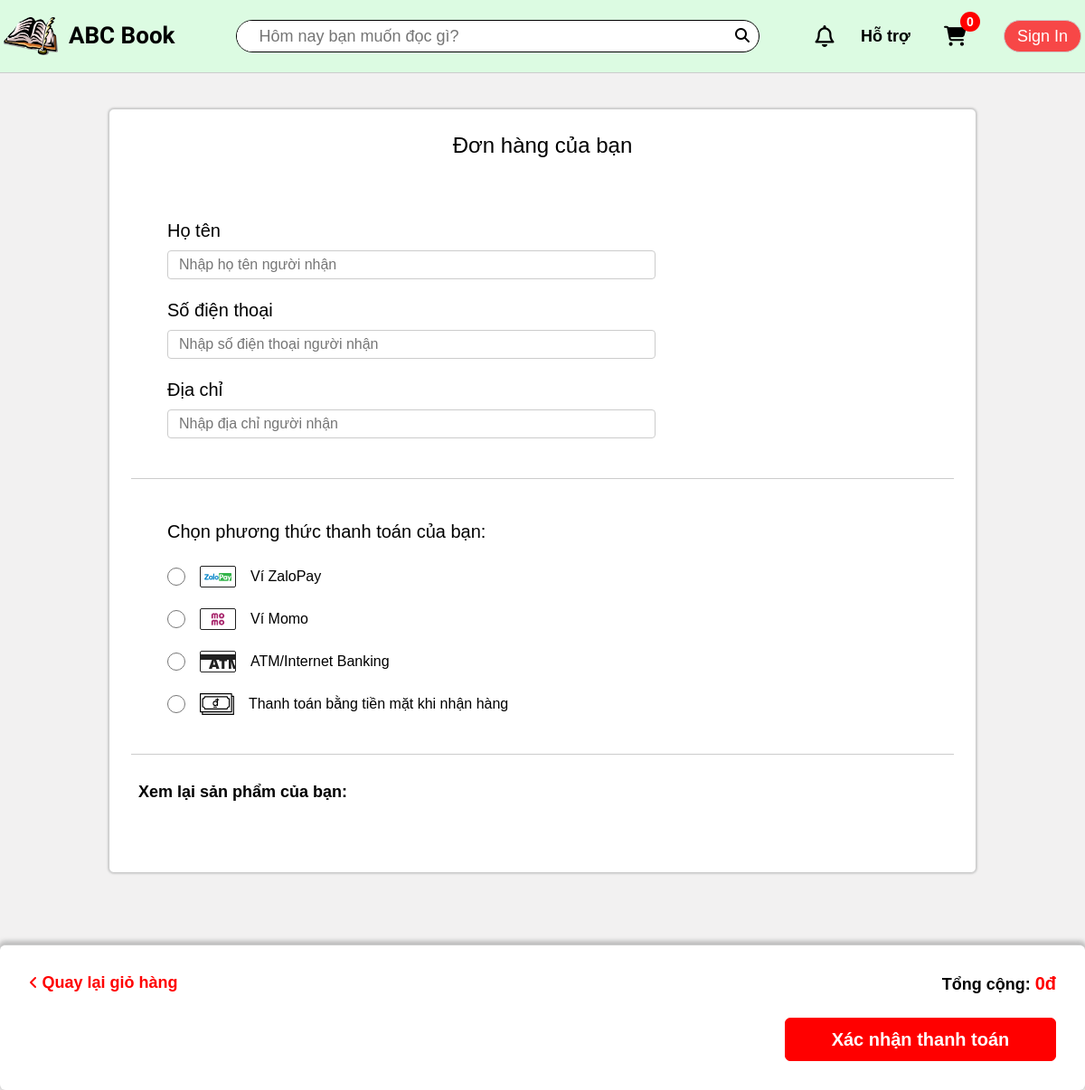
Page /payment/ (signed in) on the earlier database version.
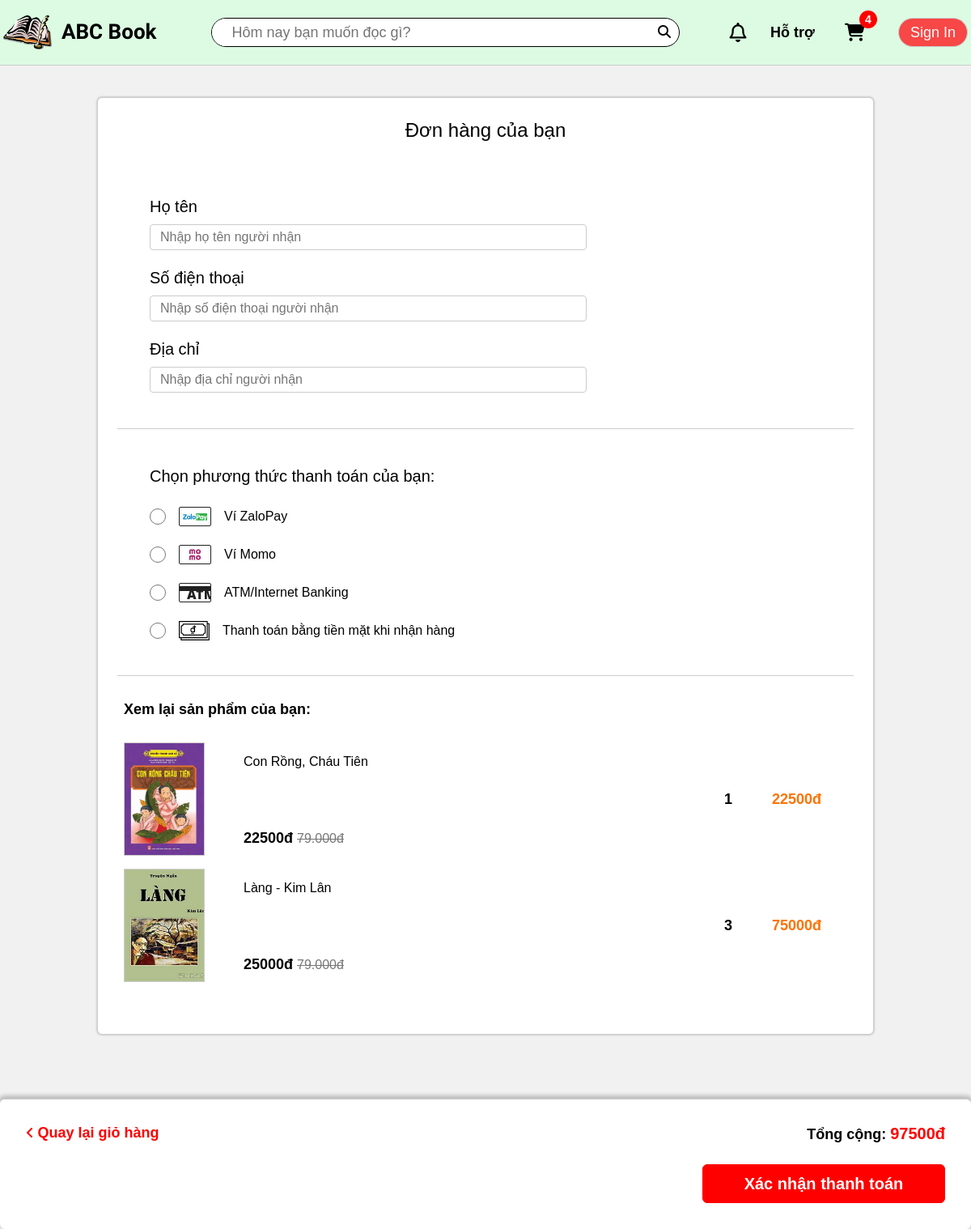
Same page on the later database version.
### app/models.py (models this page shows, shortened)
class Order(models.Model):
    customer = models.ForeignKey(User, on_delete=models.SET_NULL, blank=True, null=True)
    dateOrder = models.DateTimeField(auto_now_add=True)
    complete = models.BooleanField(default=False, null=True, blank=False)
    transactionId = models.CharField(max_length=50, null=True)
    @property
    def get_cart_items(self):
        orderitems = self.orderitem_set.all()
        total = sum([item.quantity for item in orderitems])
        return total
    def get_cart_total(self):
        orderitems = self.orderitem_set.all()
        total = sum([item.get_total for item in orderitems])
        return total

class OrderItem(models.Model):
    product = models.ForeignKey(Product, on_delete=models.SET_NULL, blank=True, null=True)
    order = models.ForeignKey(Order, on_delete=models.SET_NULL, blank=True, null=True)
    quantity = models.IntegerField(default=0, null=True, blank=True)
    dateAdded = models.DateTimeField(auto_now_add=True)
    @property
    def get_total(self):
        return self.product.price * self.quantity

class Product(models.Model):
    name = models.CharField(max_length=100, null=True)
    price = models.IntegerField()
    cost = models.IntegerField()
    image = models.ImageField(upload_to='product', null=True, blank=True)
    publisher = models.CharField(default='N/A', max_length=100, null=True, blank=True)
    author = models.CharField(default='N/A', max_length=100, null=True, blank=True)
    description = models.CharField(default='Người bán chưa cung cấp thông tin mô tả sản phẩm.', max_length=3000, null=True, blank=True)
    slugName = models.SlugField(unique=True, null=True, blank=True)
    CATEGORY_CHOICES = [
        ('category0', 'Nổi bật'),
        ('category1', 'Sách văn học'),
        ('category2', 'Sách kinh tế'),
        ('category3', 'Sách thiếu nhi'),
        ('category4', 'Sách giáo khoa'),
        ('category5', 'Sách ngoại ngữ'),
        ('category6', 'Tâm lý - kĩ năng sống'),
        ('category7', 'Tiểu sử - hồi ký'),
    ]
    category = models.CharField(
        max_length=30,
        choices=CATEGORY_CHOICES,
        default='category0',
    )
    @property
    def imageURL(self):
        try:
            url = self.image.url
        except:
            url = 'static/app/images/avatar-icon.png'
        return url

### app/views.py (the view)
# urls.py: path('payment/', views.payment, name='payment'),
def payment(request):
    if request.user.is_authenticated:
        customer = request.user
        order, created = Order.objects.get_or_create(customer=customer, complete=False)
        items = order.orderitem_set.all()
    else:
        items = []
        order = {'get_cart_items':0, 'get_cart_total':0}
    context = {'items':items, 'order':order}
    return render(request, 'app/payment.html', context)

### app/models.py (called while the page is built)
    @property
    def avatarURL(self):
        url = '/static/app/images/avatar-icon.png'
        try:
            url = self.avatar.url
        except:
            url = '/static/app/images/avatar-icon.png'
        return url

### app/templates/app/payment.html (shortened to what the changed rows need)
{% extends 'app/base.html' %}
{% load static %}
{% block payment_content %}
    <div class="payment">
        <div class="payment__content">
            <div class="list__product">
                {% for item in items %}
                <div class="product">
                    <div class="product__info">
                        <div class="product__info-img">
                            <a href=""><img style="width: 100%; height: 100%;" src="{{item.product.imageURL}}" alt=""></a>
                        </div>
                        <div class="product__info-decription">
                            <div class="heading"><a href="">{{item.product.name}}</a></div>
                            <div class="price">{{item.product.price}}đ <del>79.000đ</del></div>
                        </div>
                    </div>
                    <div class="product__price">
                        <div class="product__price-quantity">{{item.quantity}}</div>
                        <div class="product__price-total">{{item.get_total}}đ</div>
                    </div>
                </div>
                {% endfor %}
            </div>
        </div>
        <div class="payment__controls">
            <div style="max-width: 1200px; margin: 0 auto;">
                <div class="wrapper">
                    <div class="payment__controls-price">
                        Tổng cộng:
                        <span>{{order.get_cart_total}}đ</span>
                    </div>
                </div>
            </div>
        </div>
    </div>
{% endblock payment_content %}

### app/templates/app/base.html (shortened to what this page needs)
{% load static %}
<!DOCTYPE html>
<html lang="en">
<head>
    <link rel="stylesheet" href="https://cdnjs.cloudflare.com/ajax/libs/font-awesome/6.4.2/css/all.min.css">
    <link rel="stylesheet" href="{% static 'app/css/reset.css' %}"/>
    <link rel="stylesheet" href="{% static 'app/css/base.css' %}"/>
    <link rel="stylesheet" href="{% static 'app/css/home.css' %}"/>
    <link rel="stylesheet" href="{% static 'app/css/book.css' %}"/>
    <link rel="stylesheet" href="{% static 'app/css/cart.css' %}"/>
    <link rel="stylesheet" href="{% static 'app/css/payment.css' %}"/>
</head>
<body>
    <header>
        <div class="header">
            <div class="nav grid">
                <div class="nav__logo">
                    <a href="{% url 'home' %}" class="logo-link">
                        <img class="logo-link__icon" src="{% static 'app/images/book-logo.png' %}" alt="">
                        <h2 class="logo-link__heading">ABC Book</h2>
                    </a>
                </div>
                <div class="nav__search">
                    <input id="search-input" class="seacrh__input" type="text" placeholder="Hôm nay bạn muốn đọc gì?">
                    <button id="search-button" type="button" class="search__btn">
                        <i class="fa-solid fa-magnifying-glass"></i>
                    </button>
                </div>
                <div class="nav__notify">
                    <div class="nav__notify-icon"><i class="fa-regular fa-bell"></i></div>
                </div>
                <div class="nav__support">
                    <a href="" class="nav__support-link">Hỗ trợ</a>
                </div>
                <div class="nav__cart">
                    <a href="{% url "cart" %}" class="nav__cart-link">
                        <div>
                            <i class="fa-solid fa-cart-shopping"></i>
                            <div class="nav__cart-quantity">{{order.get_cart_items}}</div>
                        </div>
                    </a>
                </div>
                <div class="nav__user">
                    <button type="button" id="sign-btn" class="sign-btn">Sign In</button>
                </div>
            </div>
        </div>
    </header>
    {% block payment_content %}{% endblock payment_content %}
</body>
</html>

Differences in the rows shown:
computed for Order: get_cart_items "0" → "4"; get_cart_total "0" → "97500"
added OrderItem: product.imageURL (picture), product.name "Con Rồng, Cháu Tiên", product.price "22500", quantity "1", get_total "22500"
added OrderItem: product.imageURL (picture), product.name "Làng - Kim Lân", product.price "25000", quantity "3", get_total "75000"
